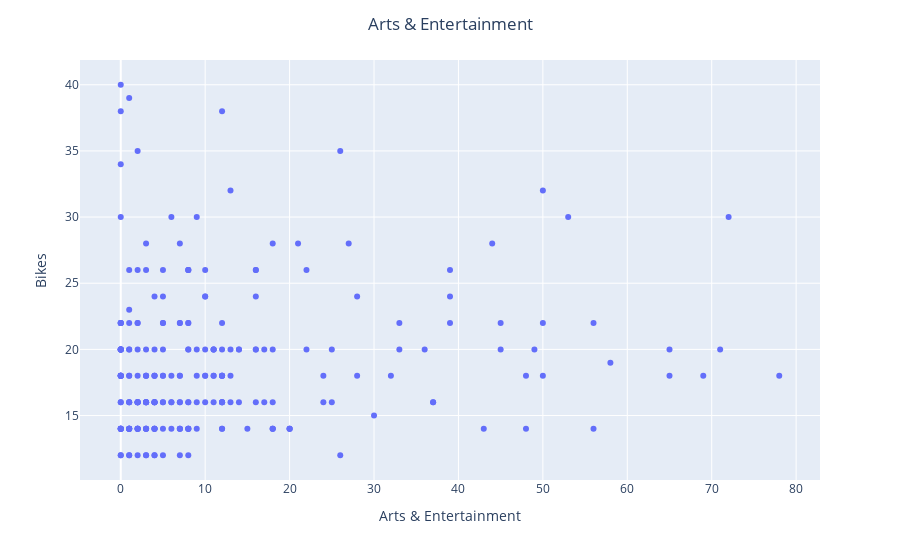
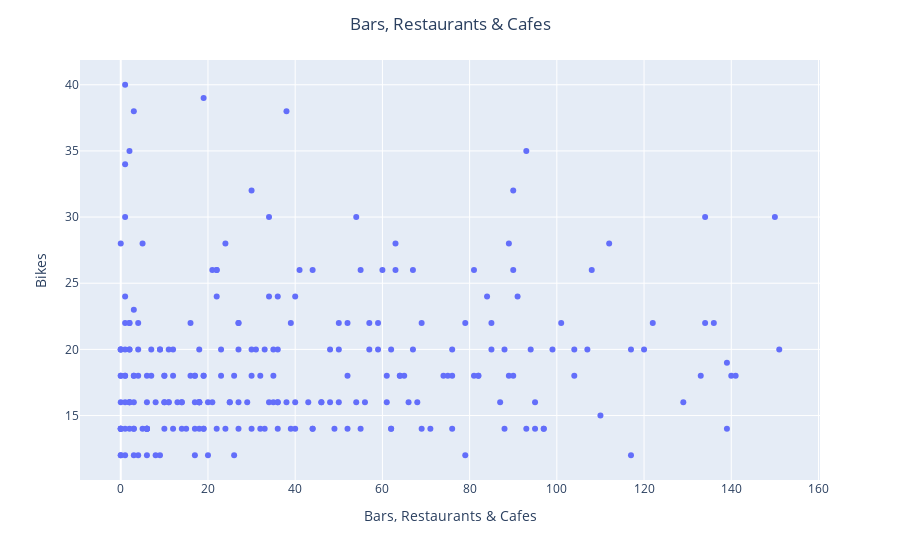
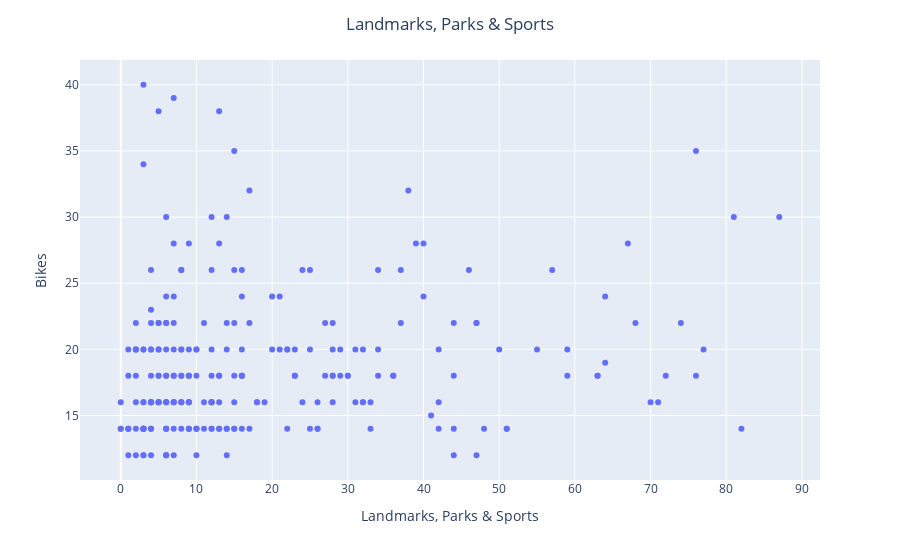
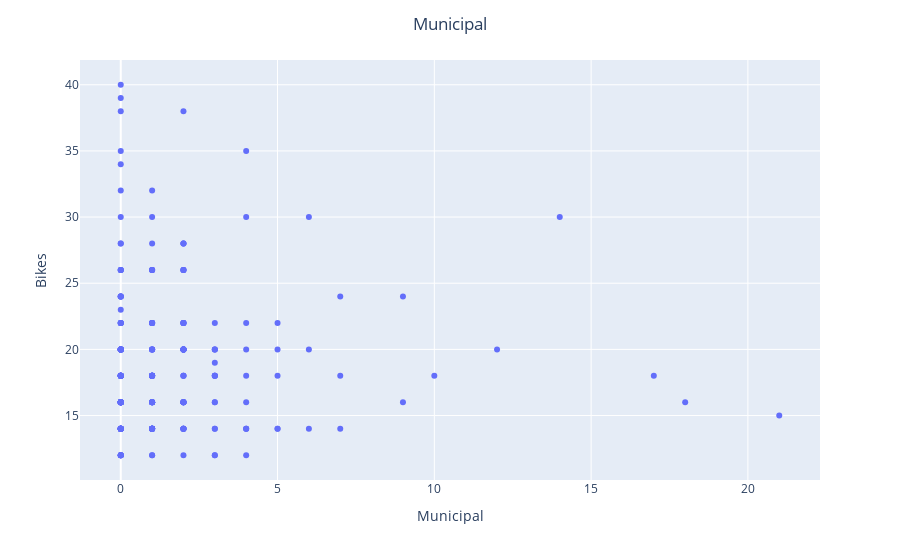

Notebook code for these charts, in order:
### Code cell
for category in ['Arts & Entertainment', 'Bars, Restaurants & Cafes', 'Landmarks, Parks & Sports', 'Municipal', 'Retail', 'Schools', 'Total POIs']:
    fig=px.scatter(sum_df, x=category, y='Bikes', hover_data = ['Station_name'])
    fig.update_layout(title_text=category, title_x=0.5)
    fig.show()

### Figure 1 — Plotly figure (JSON) as saved in the notebook; plotly's stock layout.template omitted (floating-point values rounded to 4 significant figures; data arrays with more than 128 entries replaced by an {"elided": "..."} marker saying what was removed)
{"data": [{"customdata": {"elided": "241x1 str values"}, "hovertemplate": "Arts & Entertainment=%{x}<br>Bikes=%{y}<br>Station_name=%{customdata[0]}<extra></extra>", "legendgroup": "", "marker": {"color": "#636efa", "symbol": "circle"}, "mode": "markers", "name": "", "orientation": "v", "showlegend": false, "type": "scatter", "x": {"elided": "241 int values"}, "xaxis": "x", "y": {"elided": "241 int values"}, "yaxis": "y"}], "layout": {"legend": {"tracegroupgap": 0}, "margin": {"t": 60}, "title": {"text": "Arts & Entertainment", "x": 0.5}, "xaxis": {"anchor": "y", "domain": [0, 1], "title": {"text": "Arts & Entertainment"}}, "yaxis": {"anchor": "x", "domain": [0, 1], "title": {"text": "Bikes"}}}}

### Figure 2 — Plotly figure (JSON) as saved in the notebook; plotly's stock layout.template omitted (floating-point values rounded to 4 significant figures; data arrays with more than 128 entries replaced by an {"elided": "..."} marker saying what was removed)
{"data": [{"customdata": {"elided": "241x1 str values"}, "hovertemplate": "Bars, Restaurants & Cafes=%{x}<br>Bikes=%{y}<br>Station_name=%{customdata[0]}<extra></extra>", "legendgroup": "", "marker": {"color": "#636efa", "symbol": "circle"}, "mode": "markers", "name": "", "orientation": "v", "showlegend": false, "type": "scatter", "x": {"elided": "241 int values"}, "xaxis": "x", "y": {"elided": "241 int values"}, "yaxis": "y"}], "layout": {"legend": {"tracegroupgap": 0}, "margin": {"t": 60}, "title": {"text": "Bars, Restaurants & Cafes", "x": 0.5}, "xaxis": {"anchor": "y", "domain": [0, 1], "title": {"text": "Bars, Restaurants & Cafes"}}, "yaxis": {"anchor": "x", "domain": [0, 1], "title": {"text": "Bikes"}}}}

### Figure 3 — Plotly figure (JSON) as saved in the notebook; plotly's stock layout.template omitted (floating-point values rounded to 4 significant figures; data arrays with more than 128 entries replaced by an {"elided": "..."} marker saying what was removed)
{"data": [{"customdata": {"elided": "241x1 str values"}, "hovertemplate": "Landmarks, Parks & Sports=%{x}<br>Bikes=%{y}<br>Station_name=%{customdata[0]}<extra></extra>", "legendgroup": "", "marker": {"color": "#636efa", "symbol": "circle"}, "mode": "markers", "name": "", "orientation": "v", "showlegend": false, "type": "scatter", "x": {"elided": "241 int values"}, "xaxis": "x", "y": {"elided": "241 int values"}, "yaxis": "y"}], "layout": {"legend": {"tracegroupgap": 0}, "margin": {"t": 60}, "title": {"text": "Landmarks, Parks & Sports", "x": 0.5}, "xaxis": {"anchor": "y", "domain": [0, 1], "title": {"text": "Landmarks, Parks & Sports"}}, "yaxis": {"anchor": "x", "domain": [0, 1], "title": {"text": "Bikes"}}}}

### Figure 4 — Plotly figure (JSON) as saved in the notebook; plotly's stock layout.template omitted (floating-point values rounded to 4 significant figures; data arrays with more than 128 entries replaced by an {"elided": "..."} marker saying what was removed)
{"data": [{"customdata": {"elided": "241x1 str values"}, "hovertemplate": "Municipal=%{x}<br>Bikes=%{y}<br>Station_name=%{customdata[0]}<extra></extra>", "legendgroup": "", "marker": {"color": "#636efa", "symbol": "circle"}, "mode": "markers", "name": "", "orientation": "v", "showlegend": false, "type": "scatter", "x": {"elided": "241 int values"}, "xaxis": "x", "y": {"elided": "241 int values"}, "yaxis": "y"}], "layout": {"legend": {"tracegroupgap": 0}, "margin": {"t": 60}, "title": {"text": "Municipal", "x": 0.5}, "xaxis": {"anchor": "y", "domain": [0, 1], "title": {"text": "Municipal"}}, "yaxis": {"anchor": "x", "domain": [0, 1], "title": {"text": "Bikes"}}}}
